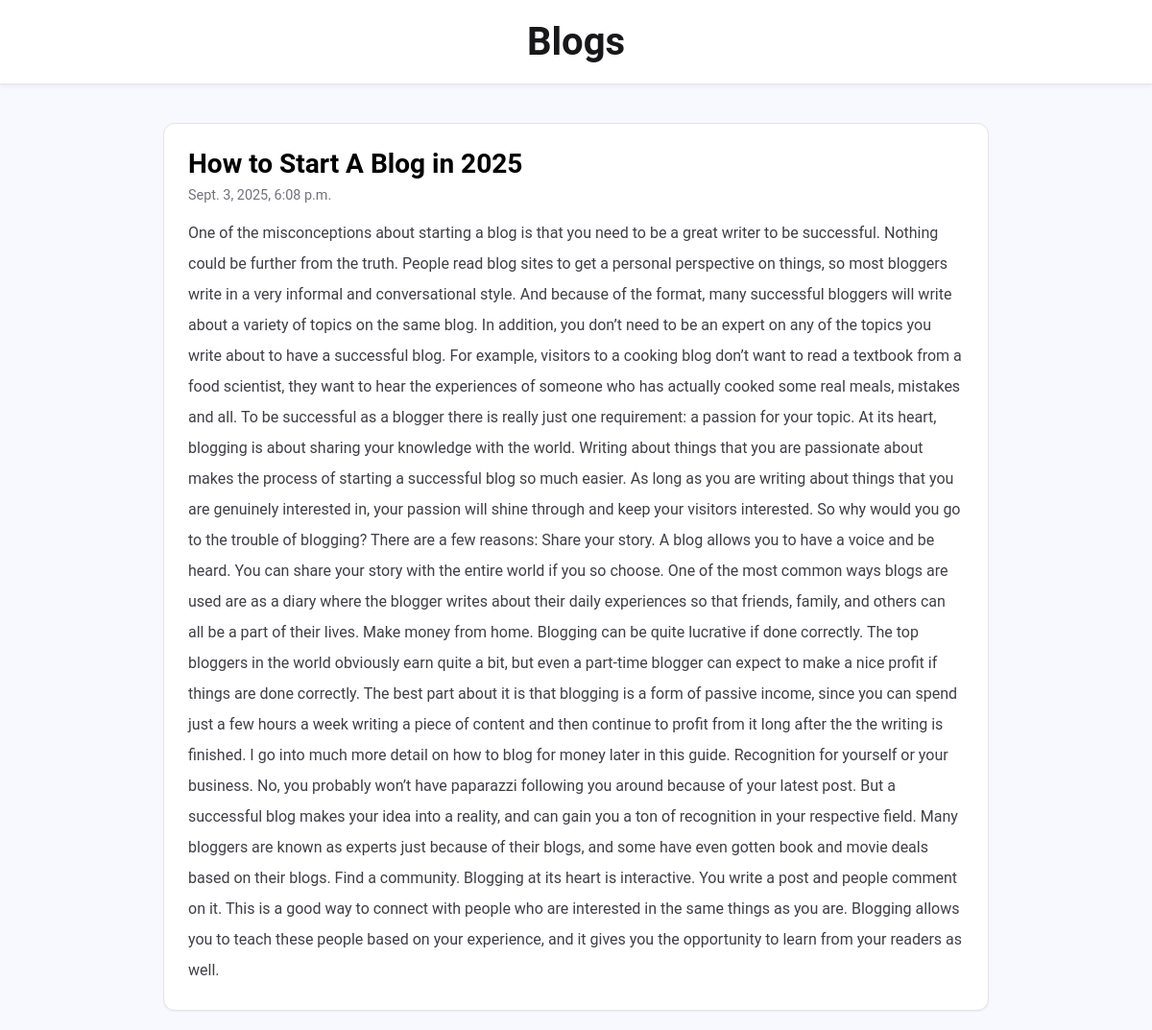
Page /post/9 on the committed database.
### post/models.py (models this page shows)
class Post(models.Model):
  title = models.CharField(max_length=100)
  body = models.CharField(max_length=10000000)
  created = models.DateTimeField(default = datetime.now,blank=True)

### post/views.py (the view)
# urls.py: path('',include('post.urls'))
def post(request,pk):
  posts = Post.objects.get(id=pk)
  return render(request,'post.html',{'posts': posts})

### templates/post.html (shortened to what this page needs)
{% load static %}
<!DOCTYPE html>
<html>
<head>
  <link rel="stylesheet" href="{% static 'post.css' %}">
</head>
<body>
  <div class="header">
    <h2>Blogs</h2>
  </div>
  <div class="row">
    <div class="leftcolumn">
      <div class="card" style="text-decoration: none; color: black;">
        <h2>{{posts.title}}</h2>
        <h5>{{posts.created}}</h5>
        <p style="text-align: left; line-height: 2;">{{posts.body}}</p>
      </div>
    </div>
  </div>
</body>
</html>

### static/post.css (style rules this page uses)
* { box-sizing: border-box; margin: 0; padding: 0; }
body { background-color: #F8F8FF; color: #2c3e50; font-family: 'Roboto', sans-serif; }
.header { background: white; padding: 20px 40px; text-align: center; position: relative; border-bottom: 1px solid #e4e4e7; box-shadow: 0 2px 4px rgba(0, 0, 0, 0.05); }
.header h2 { font-size: 2.5rem; font-weight: 700; color: #18181b; }
.row { padding: 20px; max-width: 900px; margin: 0 auto; }
.card { background-color: white; padding: 25px; margin-top: 20px; border-radius: 12px; box-shadow: 0 1px 2px rgba(0, 0, 0, 0.05); transition: transform 0.2s ease-in-out, box-shadow 0.2s ease-in-out; border: 1px solid #e4e4e7; }
.card h2 { font-size: 1.75rem; margin-bottom: 8px; font-weight: 700; }
.card h5 { font-size: 0.9rem; color: #71717a; margin-bottom: 15px; font-weight: 400; }
.card p { font-size: 1rem; line-height: 1.6; color: #3f3f46; }

### rows in the picture
Post: title "How to Start A Blog in 2025", created "Sept. 3, 2025, 6:08 p.m.", body "One of the misconceptions about starting a blog is that you need to be a great writer to be successful. Nothing could be further from the truth. People read blog sites to get a personal perspective on things, so most bloggers write in a very informal and conversational style. And because of the format, many successful bloggers will write about a variety of topics on the same blog. In addition, you don’t need to be an expert on any of the topics you write about to have a successful blog. For example, visitors to a cooking blog don’t want to read a textbook from a food scientist, they want to hear the experiences of someone who has actually cooked some real meals, mistakes and all. To be…"
